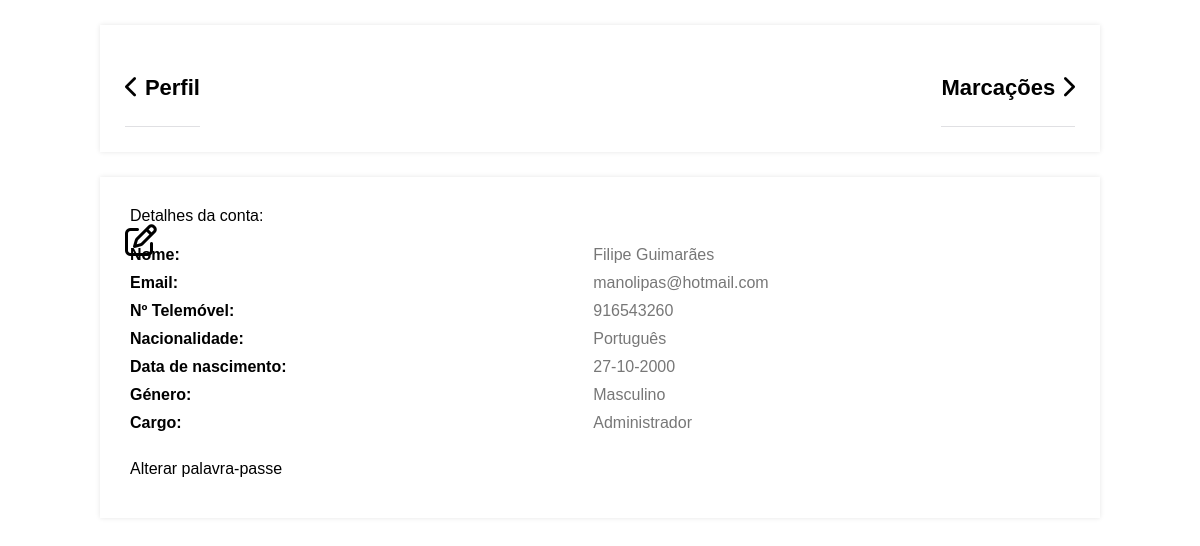
Page /client/account/index.php (signed in) on the earlier database version.
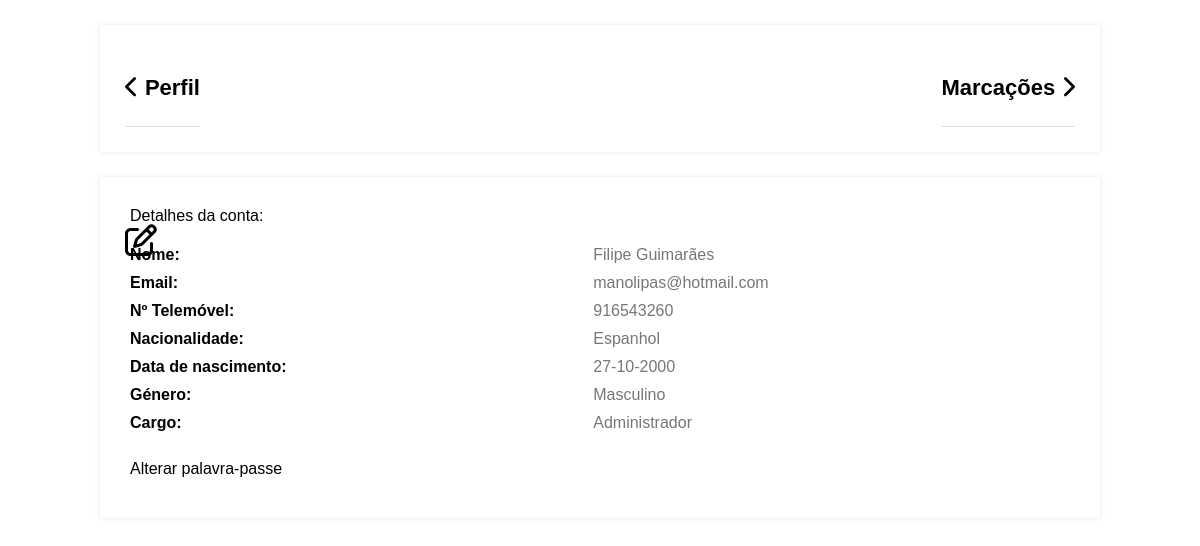
Same page on the later database version.
### tables this page shows
CREATE TABLE IF NOT EXISTS `user` (
  `id` int(11) NOT NULL AUTO_INCREMENT,
  `name` varchar(255) DEFAULT NULL,
  `email` varchar(255) NOT NULL,
  `phone_number` varchar(50) DEFAULT NULL,
  `nacionality` varchar(50) DEFAULT NULL,
  `birthdate` date DEFAULT NULL,
  `creation_date` datetime DEFAULT current_timestamp(),
  `profile_image` varchar(100) DEFAULT NULL,
  `verified` int(1) DEFAULT NULL,
  `display_language` int(3) DEFAULT 1,
  `gender` int(1) DEFAULT NULL,
  `role` int(1) DEFAULT NULL,
  `password` varchar(40) DEFAULT NULL,
  PRIMARY KEY (`id`,`email`),
  UNIQUE KEY `email` (`email`),
  UNIQUE KEY `phone_number` (`phone_number`),
  KEY `FK_user_sex` (`gender`) USING BTREE,
  KEY `FK_user_role` (`role`),
  KEY `FK_user_language` (`display_language`),
  CONSTRAINT `FK_user_gender` FOREIGN KEY (`gender`) REFERENCES `gender` (`id`) ON DELETE NO ACTION ON UPDATE NO ACTION,
  CONSTRAINT `FK_user_language` FOREIGN KEY (`display_language`) REFERENCES `language` (`id`) ON DELETE NO ACTION ON UPDATE NO ACTION,
  CONSTRAINT `FK_user_role` FOREIGN KEY (`role`) REFERENCES `role` (`id`) ON DELETE NO ACTION ON UPDATE NO ACTION
);

CREATE TABLE IF NOT EXISTS `gender` (
  `id` int(11) NOT NULL AUTO_INCREMENT,
  `description` varchar(50) DEFAULT NULL,
  PRIMARY KEY (`id`)
);

CREATE TABLE IF NOT EXISTS `role` (
  `id` int(1) NOT NULL AUTO_INCREMENT,
  `name` varchar(50) DEFAULT NULL,
  PRIMARY KEY (`id`) USING BTREE
);

### client/account/index.php (the view, shortened to what this page needs)
<?php
require('../../assets/scripts/db/connect.php');
$stmt = $conn->prepare('SELECT u.email, u.name, u.phone_number, u.nacionality, u.birthdate, u.creation_date, u.verified, g.description, g.id, r.name
                    FROM user u
                    JOIN role r ON u.role = r.id
                    JOIN gender g ON u.gender = g.id
                    WHERE u.id = ?');
$stmt->bind_param('i', $_SESSION['id']);
$stmt->execute();
$stmt->bind_result($email, $name, $phone, $nacionality, $birth, $creation, $verified, $gender, $genderid, $role);
?>
<!DOCTYPE html>
<html>
<head>
    <link href="./styles.css" rel="stylesheet" type="text/css">
    <link rel="stylesheet" href="https://use.fontawesome.com/releases/v5.7.1/css/all.css">
    <link rel="stylesheet" href="https://stackpath.bootstrapcdn.com/font-awesome/4.7.0/css/font-awesome.min.css">
    <link rel="stylesheet" href="https://cdnjs.cloudflare.com/ajax/libs/font-awesome/6.2.0/css/all.min.css">
</head>
<body class="profile">
    <div class="content">
        <div style="display: flex;
        justify-content: space-between;">
            <h2>
                <label for="return">
                    <a href="../../index.php"><i class="fas fa-chevron-left"></i></a>
                </label>
                Perfil
            </h2>
            <h2>
                Marcações
                <label for="return">
                    <a href="./appointments/index.php"><i class="fas fa-chevron-right"></i></a>
                </label>
            </h2>
        </div>
        <div>
            <div class="details-row">
                <p>Detalhes da conta: </p>
                <a href="./edit-profile.php"><i class="fa-regular fa-pen-to-square fa-2xl"></i></a>
            </div>
            <table>
                <tr>
                    <td>Nome:</td>
                    <td><?= $name ?></td>
                </tr>
                <tr>
                    <td>Email:</td>
                    <td><?= $email ?></td>
                </tr>
                <tr>
                    <td>Nº Telemóvel:</td>
                    <td><?= $phone ?></td>
                </tr>
                <tr>
                    <td>Nacionalidade:</td>
                    <td><?= $nacionality ?></td>
                </tr>
                <tr>
                    <td>Data de nascimento:</td>
                    <td><?php
                        if (isset($birth))
                            echo date('d-m-Y', strtotime($birth));
                        else
                            echo $birth;
                        ?></td>
                </tr>
                <tr>
                    <td>Género:</td>
                    <td><?= $gender ?></td>
                </tr>
                <?php if ($_SESSION['role'] !== 1) { ?>
                    <tr>
                        <td>Cargo:</td>
                        <td><?= $role ?></td>
                    </tr>
                <?php } ?>
            </table>
            <br>
            <p class="change-pass">
                <a href="./send-email.php">Alterar palavra-passe</a>
            </p>
        </div>
    </div>
</body>
</html>

### client/account/styles.css (style rules this page uses)
.content { width: 1000px; margin: 0 auto; }
.content h2 { margin: 0; padding: 25px 0; font-size: 22px; border-bottom: 1px solid #e0e0e3; color: var(--contrast-color); }
.content a { text-decoration: none; color: var(--contrast-color); }
.content > p, .content > div { box-shadow: 0 0 5px 0 rgba(0, 0, 0, 0.1); margin: 25px 0; padding: 25px; background-color: #fff; }
.content > p table td, .content > div table td { padding: 5px; }
.content > p table td:first-child, .content > div table td:first-child { font-weight: bold; color: var(--contrast-color); padding-right: 15px; }
.content > div p { padding: 5px; margin: 0 0 10px 0; }
.change-pass a { text-decoration: none; color: var(--contrast-color); }

### resources/css/styles.css (style rules this page uses)
html { scroll-behavior:smooth; }
* { margin: 0; padding: 0; font-family: 'Poppins', sans-serif; }
a { cursor: pointer; }
:root { --dark-background-color: #0f1316; --darkish-background-color: #151a1e; --medium-background-color: #666; --light-background-color: #efefef ; --gradient1: rgba(83, 142, 193, 1); --gradient2: rgba(96, 174, 247, 1); --contrast-color: linear-gradient(121deg, rgba(83, 142, 193, 1) 0%, rgba(96, 174, 247, 1) 100%);; --alt-contrast-color: rgba(83, 142, 193, 1); --alt-contrast-color-hover: rgba(79, 128, 170, 1); --dark-text-color: var(--dark-background-color); --medium-text-color: var(--medium-background-color); --lighter-text-reverse-color: var(--light-background-color); --light-text-reverse-color: #ddd; --border-color: #777; }

### tours/styles.css (style rules this page uses)
:root { --alt-contrast-color: rgba(83, 129, 172, 1); --checkout-light-text-color: #777; }
td { padding: 1rem 1rem .5rem; font-size: 16px; vertical-align: middle; height: auto; color: var(--checkout-light-text-color); font-weight: 300; }
table { border-collapse: collapse; width: 100%; }

Differences in the rows shown:
changed user "Filipe Guimarães": nacionality "Português" → "Espanhol"
